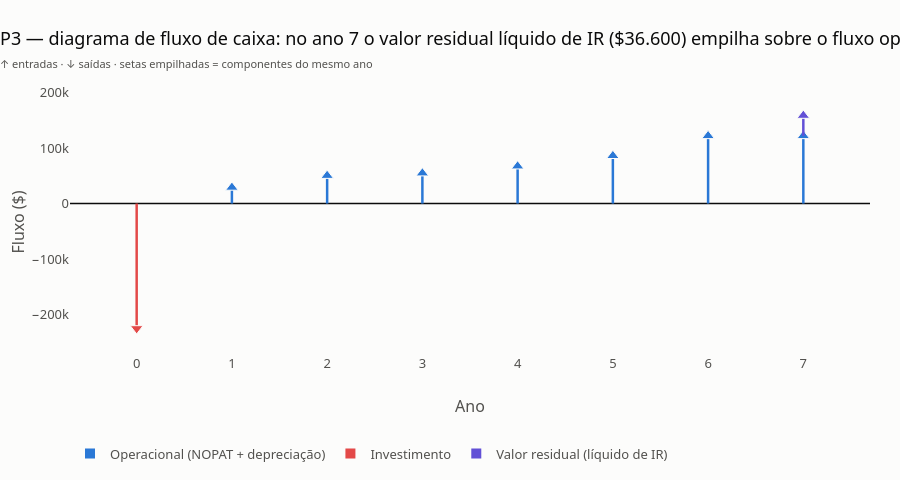

Write notebook code for a chart like this one.
### Code cell
fig = viz.grafico_fluxo(p3, titulo="P3 — diagrama de fluxo de caixa: no ano 7 o valor residual líquido de IR ($36.600) empilha sobre o fluxo operacional")
viz.exportar(fig, f"{SAIDA}/diagrama_p3")
fig

### Figure 1 — Plotly figure (JSON) as saved in the notebook; plotly's stock layout.template omitted (floating-point values rounded to 4 significant figures)
{"data": [{"hoverinfo": "skip", "line": {"color": "#2a78d6", "width": 2.5}, "mode": "lines", "showlegend": false, "type": "scatter", "x": [1, 1, null, 2, 2, null, 3, 3, null, 4, 4, null, 5, 5, null, 6, 6, null, 7, 7, null], "y": [0.0, 29040.0, null, 0.0, 50350.0, null, 0.0, 54790.0, null, 0.0, 67330.0, null, 0.0, 86120.0, null, 0.0, 122000.0, null, 0.0, 122000.0, null]}, {"customdata": [29040.0, 50350.0, 54790.0, 67330.0, 86120.0, 122000.0, 122000.0], "hovertemplate": "ano %{x}<br>Operacional (NOPAT + depreciação): %{customdata:,.0f}<extra></extra>", "marker": {"color": "#2a78d6", "line": {"color": "#fcfcfb", "width": 1}, "size": 11, "symbol": "triangle-up"}, "mode": "markers", "name": "Operacional (NOPAT + depreciação)", "showlegend": false, "type": "scatter", "x": [1, 2, 3, 4, 5, 6, 7], "y": [29040.0, 50350.0, 54790.0, 67330.0, 86120.0, 122000.0, 122000.0]}, {"hoverinfo": "skip", "marker": {"color": "#2a78d6", "size": 10, "symbol": "square"}, "mode": "markers", "name": "Operacional (NOPAT + depreciação)", "showlegend": true, "type": "scatter", "x": [null], "y": [null]}, {"hoverinfo": "skip", "line": {"color": "#e34948", "width": 2.5}, "mode": "lines", "showlegend": false, "type": "scatter", "x": [0, 0, null], "y": [0.0, -225000.0, null]}, {"customdata": [-225000.0], "hovertemplate": "ano %{x}<br>Investimento: %{customdata:,.0f}<extra></extra>", "marker": {"color": "#e34948", "line": {"color": "#fcfcfb", "width": 1}, "size": 11, "symbol": "triangle-down"}, "mode": "markers", "name": "Investimento", "showlegend": false, "type": "scatter", "x": [0], "y": [-225000.0]}, {"hoverinfo": "skip", "marker": {"color": "#e34948", "size": 10, "symbol": "square"}, "mode": "markers", "name": "Investimento", "showlegend": true, "type": "scatter", "x": [null], "y": [null]}, {"hoverinfo": "skip", "line": {"color": "#6250d6", "width": 2.5}, "mode": "lines", "showlegend": false, "type": "scatter", "x": [7, 7, null], "y": [122000.0, 158600.0, null]}, {"customdata": [36600.0], "hovertemplate": "ano %{x}<br>Valor residual (líquido de IR): %{customdata:,.0f}<extra></extra>", "marker": {"color": "#6250d6", "line": {"color": "#fcfcfb", "width": 1}, "size": 11, "symbol": "triangle-up"}, "mode": "markers", "name": "Valor residual (líquido de IR)", "showlegend": false, "type": "scatter", "x": [7], "y": [158600.0]}, {"hoverinfo": "skip", "marker": {"color": "#6250d6", "size": 10, "symbol": "square"}, "mode": "markers", "name": "Valor residual (líquido de IR)", "showlegend": true, "type": "scatter", "x": [null], "y": [null]}], "layout": {"height": 480, "legend": {"orientation": "h", "x": 0, "xanchor": "left", "y": -0.32, "yanchor": "top"}, "margin": {"b": 120, "t": 90}, "showlegend": true, "title": {"subtitle": {"font": {"color": "#52514e", "size": 11}, "text": "↑ entradas · ↓ saídas · setas empilhadas = componentes do mesmo ano"}, "text": "P3 — diagrama de fluxo de caixa: no ano 7 o valor residual líquido de IR ($36.600) empilha sobre o fluxo operacional"}, "xaxis": {"range": [-0.7, 7.7], "showline": false, "tickmode": "array", "ticks": "", "tickvals": [0, 1, 2, 3, 4, 5, 6, 7], "title": {"text": "Ano"}}, "yaxis": {"range": [-271000.0, 204600.0], "showgrid": false, "title": {"text": "Fluxo ($)"}, "zeroline": true, "zerolinecolor": "#0b0b0b", "zerolinewidth": 1.5}}}
